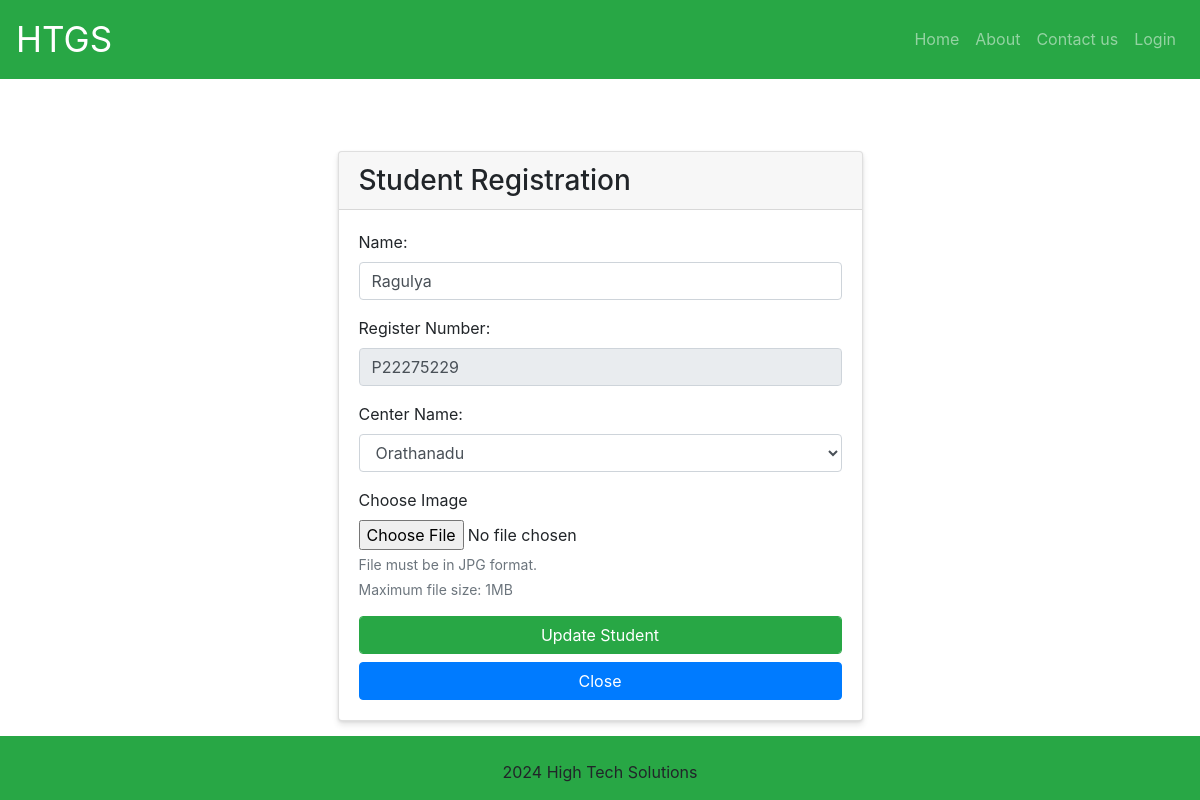
The app's page /student/edit/27 with its own data.
### tables this page shows
CREATE TABLE students (
    id INTEGER PRIMARY KEY AUTOINCREMENT,
    student_name varchar(100) NOT NULL,
    reg_number varchar(20) NOT NULL UNIQUE,
    center_code varchar(10) NOT NULL,
    verification_code TEXT NOT NULL,
    image_name varchar(150) null
);

CREATE TABLE centers (
    id INTEGER PRIMARY KEY AUTOINCREMENT,
    center_code varchar(10) NOT NULL UNIQUE,
    center_name varchar(100) NOT NULL
);

### htgs.py (the view)
@app.route('/student/edit/<id>', methods=['GET','POST'])
def open_edit_student(id):
    db = get_db_connection()
    student=db.execute("SELECT s.id,s.reg_number,s.student_name,s.center_code,c.center_name,s.verification_code FROM students s inner join centers c on s.center_code=c.center_code WHERE s.id=?", (id,)).fetchone()
    db.close()
    db = get_db_connection()
    centers = db.execute('SELECT * FROM centers').fetchall()
    db.close()
    return render_template('modifystudent.html', student=student,centers=centers)

### htgs.py (called while the page is built)
def create_db_file(dbname):
    if os.path.isfile(dbname):
        return
    f=open(dbname, "x")

def get_db_connection():
    create_db_file(DATABASE)
    conn = sqlite3.connect(DATABASE)
    conn.row_factory = sqlite3.Row
    return conn

### templates/modifystudent.html (shortened to what this page needs)
{% extends "base.html" %}
{% block content %}
<div class="container mt-5">
  <div class="row justify-content-center">
    <div class="col-md-6">
      <div class="card raised-table">
        <h3 class="card-header">
          Student Registration
        </h3>
        <div class="card-body">
          <div class="table-responsive-sm">
            <form id="editStudentForm" name="editStudentForm" enctype="multipart/form-data"
              action="{{ url_for('update_student',id=student.id) }}" method="post" class="needs-validation" novalidate>
            <div class="form-group">
              <label for="student_name">Name:</label>
              <input type="text" class="form-control" id="student_name" name="student_name" placeholder="Enter Name"
                required value="{{student.student_name}}">
            </div>
            <div class="form-group">
              <label for="reg_number">Register Number:</label>
              <input type="text" class="form-control" id="reg_number" placeholder="Enter Register number"
                name="reg_number" required readonly value="{{student.reg_number}}">
            </div>
            <div class="form-group">
              <label for="center_code">Center Name:</label>
              <select class="form-control" id="center_code" name="center_code" required="true">
                {% for center in centers %}
                <option value="{{ center.center_code }}" {% if center.center_code == student.center_code %} selected {% endif %}>{{ center.center_name }}</option>
                {% endfor %}
              </select>
            </div>
            <div class="form-group">
              <label for="file">Choose Image</label>
              <input type="file" class="form-control-file" id="file" name="file" accept=".jpg" onchange="validateFile()">
              <small class="form-text text-muted">File must be in JPG format.</small>
              <small class="form-text text-muted">Maximum file size: 1MB</small>
            </div>
            <button class="form-control btn-success btn-block" type="submit">Update Student</button>
            <a href="{{url_for('list_students')}}" class="btn btn-primary btn-block">Close</a>
            </form>
          </div>
        </div>
      </div>
    </div>
  </div>
</div>
{% endblock %}

### templates/base.html (style rules this page uses)
html, body { height: 100%; width: 100%; margin: 0; padding: 0; padding-bottom: 0px; }
.raised-table { box-shadow: 0 4px 6px rgba(0, 0, 0, 0.1), 0 1px 3px rgba(0, 0, 0, 0.08); }

### records on screen
students: student_name "Ragulya", reg_number "P22275229", center_code "Orathanadu"
